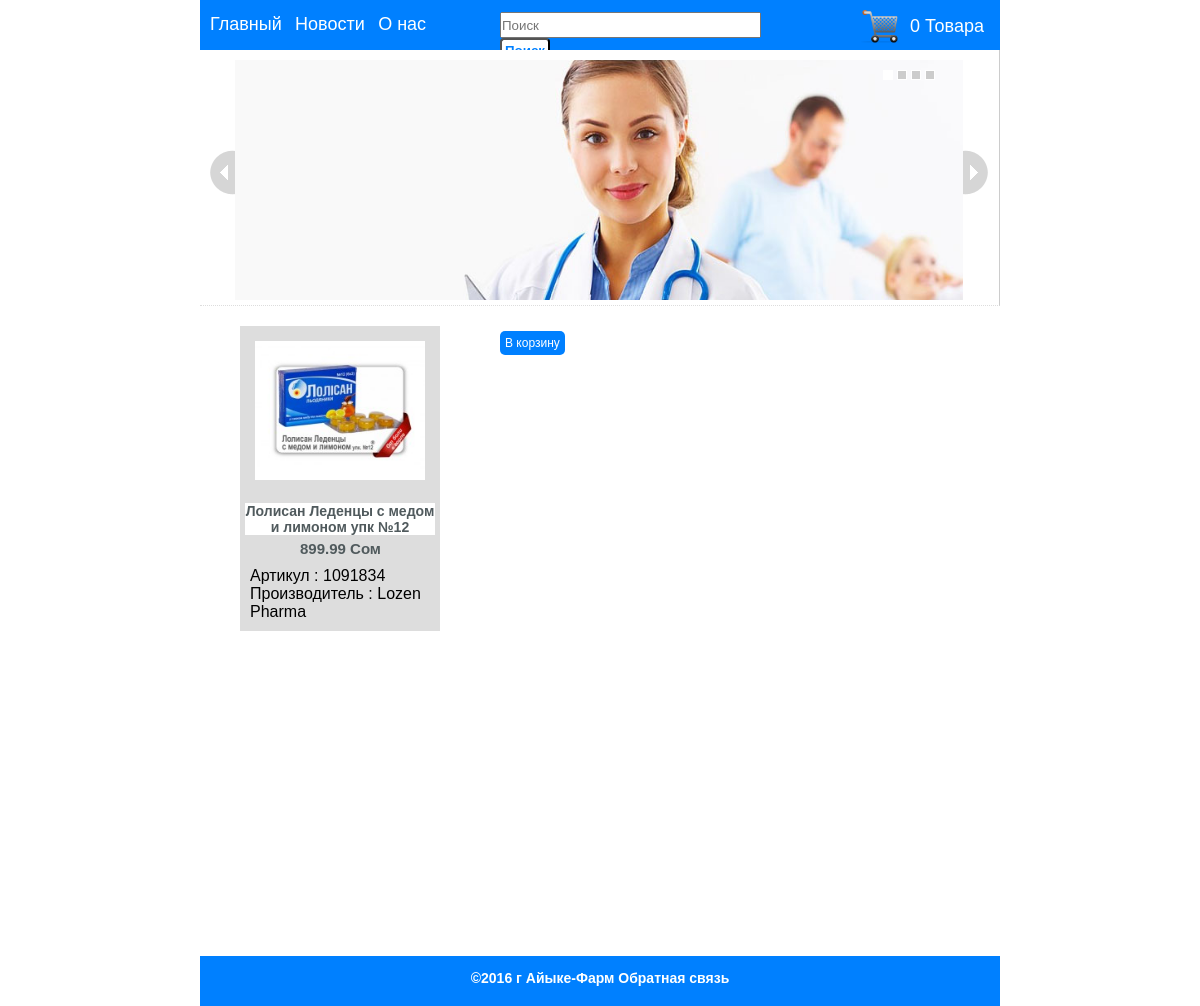
The app's page /index.php?view=product&id=3 with its own data.
### tables this page shows
CREATE TABLE IF NOT EXISTS `tovar` (
  `id` int(11) NOT NULL AUTO_INCREMENT,
  `name` varchar(255) NOT NULL,
  `artikul` text NOT NULL,
  `proizvoditel` varchar(255) NOT NULL,
  `price` float NOT NULL,
  `img` varchar(255) NOT NULL,
  PRIMARY KEY (`id`)
);

### index.php (called while the page is built, shortened)
<?
include 'functions.php';
include($_SERVER[DOCUMENT_ROOT].'/view/shablon/index.php');

### functions.php (called while the page is built, shortened)
<?
function db_connect(){
	$host='localhost';
	$user='admin';
	$pswd='admin12345';
	$db='apteka';
	$connection=mysql_connect($host,$user,$pswd);
	return $connection;
}
function get_product($id){
        $query = ("SELECT * FROM tovar WHERE id='$id' ");
        $result = mysql_query($query);
        $row = mysql_fetch_array($result);
        return $row;
}

### view/stranisy/product.php (the view)
<?
$id=$_GET['id'];
$product=get_product($id);
?>
<div class="tovar">
            <div class="tovarimg">
                <img src="tovar_image/<?=$product['img']?>">
            </div>
            <div class="tovar_link">
                <h3><?=$product['name']?></h3>
            </div>
            <div class="tovar_price">
                <span><?=$product['price']?> Сом</span>
            </div>
            <div style="margin: 10px 10px; font-size: 16px;">
                <p style="">Артикул : <?=$product['artikul']?></p>
                <p style="">Производитель : <?=$product['proizvoditel']?></p>
            </div>
        </div>
        <div style="width:100px;position: absolute; margin: 30px 0 0 300px;">
            <a href="index.php?view=add_to_cart&id=<?=$product['id']?>" style="background-color: #0080FF;color:#fff;border-radius: 5px;padding: 5px;}">В корзину</a>
        </div>

### styles.css (style rules this page uses)
* { margin:0; padding:0; }
body { font-family:Arial, Helvetica, sans-serif; font-size:12px; color:#505a5d; background: #FFF url(images/templateBackground.jpg) repeat-x left top; }
html,body { height: 100%; }
.main_content a { text-decoration: none; color: #000; }
.tovar { float: left; background-color: #ddd; width: 200px; margin-left: 40px; margin-top: 20px; }
.tovar_link { padding: 5px; width: 200px; text-align: center; text-decoration: none; }
.tovar_link>h3 { background-color: white; margin-right: 10px; }
.tovarimg { padding: 5px; }
.tovarimg img { width: 170px; padding: 10px; }
.tovar_price>span { text-align: center; margin-left:60px; font-weight: bold; font-size: 15px; }
p { color: #000; }

### records on screen
tovar: img (picture), name "Лолисан Леденцы с медом и лимоном упк №12", price "899.99", artikul "1091834", proizvoditel "Lozen Pharma"

### other values on screen
$_SESSION['total_items'] "0"
